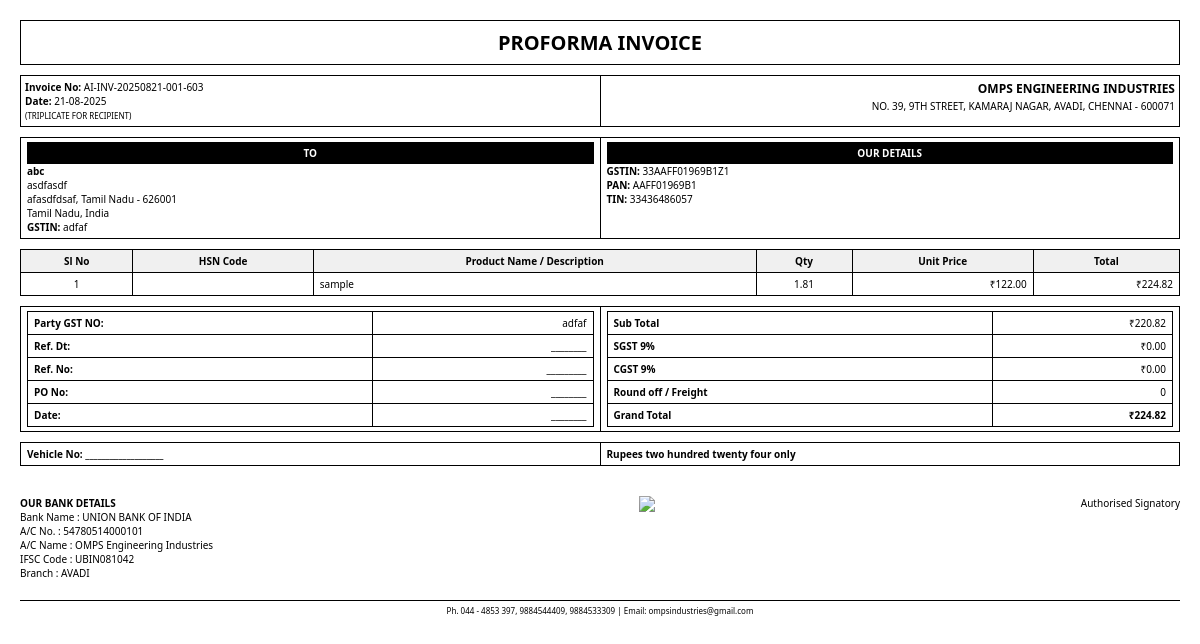
Page /invoice/2 (signed in) on the committed database.
### models.py (models this page shows)
class Invoice(db.Model):
    id = db.Column(db.Integer, primary_key=True)
    invoice_number = db.Column(db.String(50), unique=True, nullable=False)
    client_id = db.Column(db.Integer, db.ForeignKey('client.id'), nullable=False)
    invoice_date = db.Column(db.Date, nullable=False, default=datetime.utcnow().date())
    due_date = db.Column(db.Date)
    subtotal = db.Column(db.Float, default=0.0)
    cgst = db.Column(db.Float, default=0.0)
    sgst = db.Column(db.Float, default=0.0)
    igst = db.Column(db.Float, default=0.0)
    total_amount = db.Column(db.Float, default=0.0)
    payment_status = db.Column(db.String(20), default='Unpaid')
    payment_date = db.Column(db.Date)
    payment_mode = db.Column(db.String(50))
    amount_paid = db.Column(db.Float, default=0.0)
    notes = db.Column(db.Text)
    terms_conditions = db.Column(db.Text)
    invoice_type = db.Column(db.String(20), default='Invoice')
    ai_generated = db.Column(db.Boolean, default=False)  # Created via AI assistant
    voice_command_created = db.Column(db.Boolean, default=False)  # Created via voice
    ai_suggestions_applied = db.Column(JSON)  # Track applied AI suggestions
    blockchain_hash = db.Column(db.String(100))  # Blockchain verification hash
    blockchain_timestamp = db.Column(db.DateTime)  # Blockchain timestamp
    qr_payment_code = db.Column(db.String(200))  # QR code for payments
    digital_signature = db.Column(db.Text)  # Digital signature data
    language_code = db.Column(db.String(10), default='en')  # Invoice language
    ar_preview_data = db.Column(JSON)  # AR preview configuration
    collaboration_data = db.Column(JSON)  # Real-time collaboration metadata
    ai_risk_assessment = db.Column(JSON)  # AI-generated risk assessment
    predicted_payment_date = db.Column(db.Date)  # AI-predicted payment date
    created_at = db.Column(db.DateTime, default=datetime.utcnow)
    updated_at = db.Column(db.DateTime, default=datetime.utcnow, onupdate=datetime.utcnow)
    line_items = db.relationship('InvoiceLineItem', backref='invoice', lazy=True, cascade='all, delete-orphan')
    ai_interactions = db.relationship('AIInteraction', backref='invoice', lazy=True)

class Client(db.Model):
    id = db.Column(db.Integer, primary_key=True)
    name = db.Column(db.String(200), nullable=False)
    contact_person = db.Column(db.String(100))
    address = db.Column(db.Text)
    city = db.Column(db.String(100))
    state = db.Column(db.String(100))
    pincode = db.Column(db.String(10))
    phone = db.Column(db.String(20))
    email = db.Column(db.String(120))
    gstin = db.Column(db.String(15))
    pan = db.Column(db.String(10))
    client_type = db.Column(db.String(50), default='Regular')
    tags = db.Column(db.Text)
    notes = db.Column(db.Text)
    lead_stage = db.Column(db.String(50), default='New')
    last_contact_date = db.Column(db.DateTime)
    follow_up_date = db.Column(db.DateTime)
    total_business = db.Column(db.Float, default=0.0)
    ai_risk_score = db.Column(db.Float, default=0.0)  # AI-calculated payment risk
    predicted_ltv = db.Column(db.Float, default=0.0)  # AI-predicted lifetime value
    communication_preferences = db.Column(JSON)  # AI-learned communication patterns
    sentiment_score = db.Column(db.Float, default=0.0)  # AI sentiment analysis
    payment_behavior_pattern = db.Column(db.String(50))  # Early/Late/Consistent
    preferred_products = db.Column(JSON)  # AI-detected product preferences
    blockchain_verified = db.Column(db.Boolean, default=False)
    created_at = db.Column(db.DateTime, default=datetime.utcnow)
    updated_at = db.Column(db.DateTime, default=datetime.utcnow, onupdate=datetime.utcnow)
    invoices = db.relationship('Invoice', backref='client', lazy=True)
    challans = db.relationship('DeliveryChallan', backref='client', lazy=True)

class InvoiceLineItem(db.Model):
    id = db.Column(db.Integer, primary_key=True)
    invoice_id = db.Column(db.Integer, db.ForeignKey('invoice.id'), nullable=False)
    sr_no = db.Column(db.Integer, nullable=False)
    hsn_code = db.Column(db.String(20))
    description = db.Column(db.Text, nullable=False)
    quantity = db.Column(db.Float, nullable=False)
    unit = db.Column(db.String(20), default='Nos')
    unit_price = db.Column(db.Float, nullable=False)
    tax_percentage = db.Column(db.Float, default=18.0)
    tax_amount = db.Column(db.Float, default=0.0)
    total_amount = db.Column(db.Float, default=0.0)
    cost_price = db.Column(db.Float, default=0.0)
    ai_suggested = db.Column(db.Boolean, default=False)  # AI suggested this item
    ai_confidence_score = db.Column(db.Float, default=0.0)  # AI confidence in suggestion
    similar_items_data = db.Column(JSON)  # AI-found similar items for reference
    price_optimization_applied = db.Column(db.Boolean, default=False)  # AI price optimization

### routes.py (the view, shortened to what this page needs)
@app.route('/invoice/<int:id>')
@login_required
def invoice_detail(id):
    invoice = Invoice.query.get_or_404(id)
    blockchain_verification = {}
    if app.config.get("BLOCKCHAIN_ENABLED") and blockchain_service and invoice.blockchain_hash:
        try:
            blockchain_verification = blockchain_service.verify_invoice_integrity(id)
        except Exception as e:
            logging.error(f"Blockchain verification failed: {e}")
    ai_insights = {}
    return render_template('invoice_detail.html',
                         invoice=invoice,
                         blockchain_verification=blockchain_verification,
                         ai_insights=ai_insights)

### app.py (called while the page is built)
@app.context_processor
def inject_today():
    return {'today': datetime.now()}

### routes.py (called while the page is built)
def login_required(f):
    from functools import wraps
    @wraps(f)
    def decorated_function(*args, **kwargs):
        if 'user_id' not in session:
            flash('Please log in to access this page.', 'error')
            return redirect(url_for('login'))
        return f(*args, **kwargs)
    return decorated_function

@app.context_processor
def inject_globals():
    return {
        'ai_enabled': app.config.get("AI_FEATURES_ENABLED", False),
        'blockchain_enabled': app.config.get("BLOCKCHAIN_ENABLED", False),
        'current_user_id': session.get('user_id'),
        'is_admin': session.get('is_admin', False)
    }

### templates/invoice_detail.html (shortened to what this page needs)
<!DOCTYPE html>
<html lang="en">
<head>
</head>
<body>
    <div class="invoice-title">PROFORMA INVOICE</div>
    <div style="margin-bottom: 10px;">
    <table style="width: 100%; border: 1px dashed black;">
        <tr>
            <td style="width: 50%; font-size: 10px; text-align: left; padding: 4px;">
                <strong>Invoice No:</strong> {{ invoice.invoice_number }}<br>
                <strong>Date:</strong> {{ invoice.invoice_date.strftime('%d-%m-%Y') }}<br>
                <span style="font-size: 8px;">(TRIPLICATE FOR RECIPIENT)</span>
            </td>
            <td style="width: 50%; font-size: 12px; font-weight: bold; text-transform: uppercase; text-align: right; padding: 4px;">
                OMPS ENGINEERING INDUSTRIES<br>
                <span style="font-weight: normal; font-size: 10px;">No. 39, 9th Street, Kamaraj Nagar, Avadi, Chennai - 600071</span>
            </td>
        </tr>
    </table>
</div>
    <table class="info-table">
        <tr>
            <td style="width: 50%;">
                <div class="section-title">To</div>
                <strong>{{ invoice.client.name }}</strong><br>
                {{ invoice.client.address }}<br>
                {{ invoice.client.city }}, {{ invoice.client.state }} - {{ invoice.client.pincode }}<br>
                Tamil Nadu, India<br>
                <strong>GSTIN:</strong> {{ invoice.client.gstin or '' }}<br>
            </td>
            <td style="width: 50%;">
                <div class="section-title">Our Details</div>
                <strong>GSTIN:</strong> {{ invoice.company.gstin if invoice.company else '33AAFF01969B1Z1' }}<br>
                <strong>PAN:</strong> {{ invoice.company.pan if invoice.company else 'AAFF01969B1' }}<br>
                <strong>TIN:</strong> {{ invoice.company.tin if invoice.company else '33436486057' }}
            </td>
        </tr>
    </table>
    <table style="margin-top: 10px;">
        <thead>
            <tr>
                <th>Sl No</th>
                <th>HSN Code</th>
                <th>Product Name / Description</th>
                <th>Qty</th>
                <th>Unit Price</th>
                <th>Total</th>
            </tr>
        </thead>
        <tbody>
            {% for item in invoice.line_items %}
            <tr>
                <td style="text-align: center;">{{ item.sr_no }}</td>
                <td style="text-align: center;">{{ item.hsn_code }}</td>
                <td style="white-space: pre-line;">{{ item.description | replace('\n', '<br>') | safe }}</td>
                <td style="text-align: center;">{{ item.quantity }}</td>
                <td style="text-align: right;">₹{{ "{:,.2f}".format(item.unit_price) }}</td>
                <td style="text-align: right;">₹{{ "{:,.2f}".format(item.total_amount) }}</td>
            </tr>
            {% endfor %}
        </tbody>
    </table>
    <table style="margin-top: 10px; width: 100%;">
        <tr>
            <td style="width: 50%; vertical-align: top;">
                <table style="width: 100%;">
                    <tr><td><strong>Party GST NO:</strong></td><td style="text-align: right;">{{ invoice.client.gstin or '' }}</td></tr>
                    <tr><td><strong>Ref. Dt:</strong></td><td style="text-align: right;">________</td></tr>
                    <tr><td><strong>Ref. No:</strong></td><td style="text-align: right;">_________</td></tr>
                    <tr><td><strong>PO No:</strong></td><td style="text-align: right;">________</td></tr>
                    <tr><td><strong>Date:</strong></td><td style="text-align: right;">________</td></tr>
                </table>
            </td>
            <td style="width: 50%; vertical-align: top;">
                <table style="width: 100%;">
                    <tr><td><strong>Sub Total</strong></td><td style="text-align: right;">₹{{ "{:,.2f}".format(invoice.subtotal) }}</td></tr>
                    <tr><td><strong>SGST 9%</strong></td><td style="text-align: right;">₹{{ "{:,.2f}".format(invoice.sgst) }}</td></tr>
                    <tr><td><strong>CGST 9%</strong></td><td style="text-align: right;">₹{{ "{:,.2f}".format(invoice.cgst) }}</td></tr>
                    <tr><td><strong>Round off / Freight</strong></td><td style="text-align: right;">0</td></tr>
                    <tr><td><strong>Grand Total</strong></td><td style="text-align: right; font-weight: bold;">₹{{ "{:,.2f}".format(invoice.total_amount) }}</td></tr>
                </table>
            </td>
        </tr>
    </table>
    <table class="amount-in-words" style="margin-top: 10px;">
        <tr>
            <td style="width: 50%; border: 1px solid black;"><strong>Vehicle No:</strong> ___________________</td>
            <td style="width: 50%; border: 1px solid black;">Rupees {{ invoice.total_amount | int | number_to_words }} only</td>
        </tr>
    </table>
    <div class="signature-box">
        <div>
            <strong>OUR BANK DETAILS</strong><br>
            Bank Name : UNION BANK OF INDIA<br>
            A/C No. : 54780514000101<br>
            A/C Name : OMPS Engineering Industries<br>
            IFSC Code : UBIN081042<br>
            Branch : AVADI
        </div>
        <div style="text-align: center;">
            <img src="{{ url_for('static', filename='images/stamp.png') }}" style="height: 80px;"><br>
        </div>
        <div style="text-align: center;">
            Authorised Signatory
        </div>
    </div>
    <div class="footer-contact">
        Ph. 044 - 4853 397, 9884544409, 9884533309 | Email: ompsindustries@gmail.com
    </div>
</body>
</html>

### templates/invoice_detail.html (style rules this page uses)
body { font-family: 'Segoe UI', Tahoma, Geneva, Verdana, sans-serif; font-size: 10px; margin: 20px; }
table { border-collapse: collapse; width: 100%; font-size: 10px; }
th, td { border: 1px solid black; padding: 4px 6px; vertical-align: top; }
th { font-weight: bold; background-color: #f0f0f0; text-align: center; }
.invoice-title { font-size: 20px; font-weight: bold; text-transform: uppercase; text-align: center; border: 1px solid black; padding: 8px; margin-bottom: 10px; }
.section-title { background-color: black; color: white; font-weight: bold; padding: 4px; text-transform: uppercase; text-align: center; }
.info-table td { border: 1px solid black; padding: 4px 6px; font-size: 10px; }
.amount-in-words { margin-top: 10px; font-weight: bold; font-size: 10px; }
.signature-box { display: flex; justify-content: space-between; margin-top: 30px; }
.footer-contact { font-size: 8px; text-align: center; margin-top: 20px; border-top: 1px solid black; padding-top: 4px; }

### rows in the picture
Invoice: invoice_number "AI-INV-20250821-001-603", invoice_date "21-08-2025", subtotal "220.82", sgst "0.00", cgst "0.00", total_amount "224.82", total_amount|number_to_words "two hundred twenty four"
Client: client.name "abc", client.address "asdfasdf", client.city "afasdfdsaf", client.state "Tamil Nadu", client.pincode "626001", client "adfaf"
InvoiceLineItem: sr_no "1", description "sample", quantity "1.81", unit_price "122.00", total_amount "224.82"

### other values in the picture
{{ invoice.company.gstin if invoice.company else '33AAFF01969B1Z1' }} "33AAFF01969B1Z1"
{{ invoice.company.pan if invoice.company else 'AAFF01969B1' }} "AAFF01969B1"
{{ invoice.company.tin if invoice.company else '33436486057' }} "33436486057"
